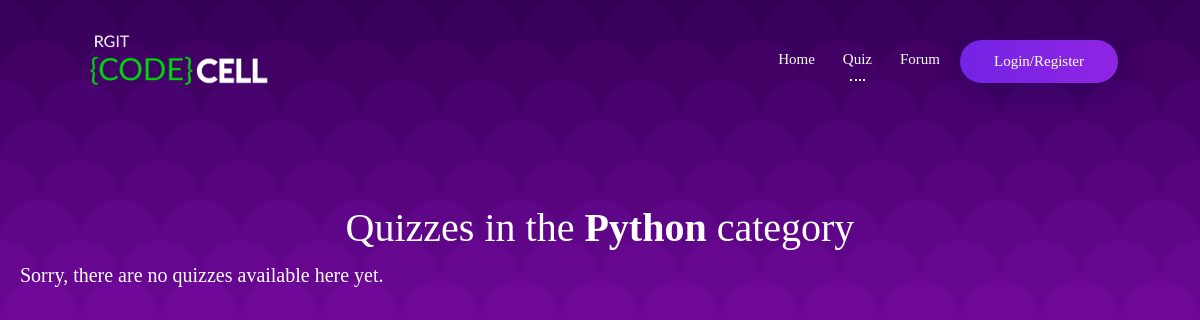
The page /quiz/Python/ on the database as committed earlier.
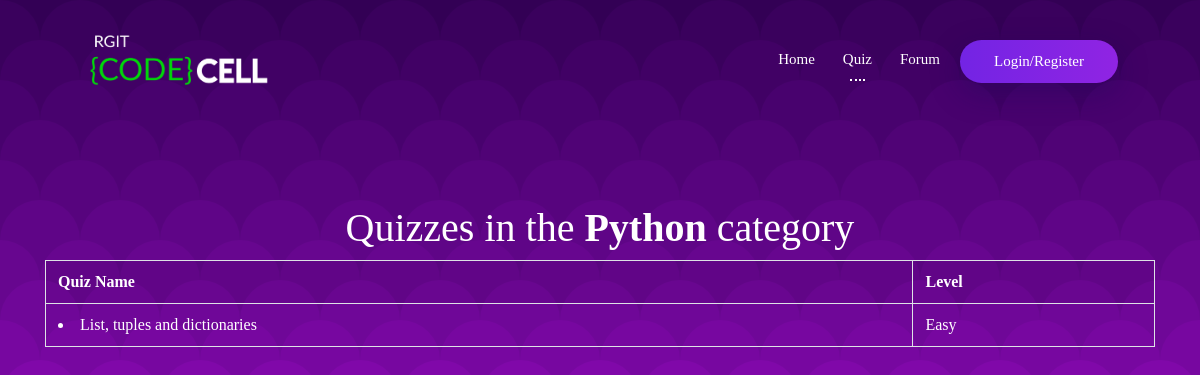
The same page on the database as committed later.
### Quiz/models.py (models this page shows, shortened)
class Quiz(models.Model):
    title = models.CharField(verbose_name= "Title", max_length = 50, blank = False)
    description = models.TextField(verbose_name = "Description", blank = True, help_text = "Quiz description")
    level = models.CharField(verbose_name = "Level", help_text = "Level of difficultly", max_length = 10,default = 'Easy',choices = (('Hard','Hard'),('Intermediate','Intermediate'),('Easy','Easy')))
    url = models.SlugField(max_length = 60, blank = False, help_text = "A user friendly url", verbose_name = "User Friendly Url")
    category = models.ForeignKey(Category, null = False, blank = True, verbose_name = "Category", on_delete = models.CASCADE)
    random_order = models.BooleanField(blank = False, default = True, verbose_name = "Random Order", help_text = "Display the questions in Random Order ?")
    max_questions = models.PositiveIntegerField(blank = False, null = False, default = 1, verbose_name = "Max_questions", help_text = "Number of questions to be displayed on each attempt")
    single_attempt = models.BooleanField(blank = False, default = False, help_text = "If selected, user will be allowed only one attempt for this quiz", verbose_name = "Single Attempt")
    pass_mark = models.PositiveSmallIntegerField(blank = True, default = 0, verbose_name = "Passing Marks", help_text = "Percentage required to pass", validators = [MaxValueValidator(100)])
    success_text = models.TextField(blank = True, help_text = "Displayed if user passes.", verbose_name = "Success Text")
    fail_text = models.TextField(blank = True, help_text = "Displayed if user fails", verbose_name = "Fail Text")
    draft = models.BooleanField(blank = True, default = False, verbose_name = "Draft", help_text = "Quiz won't be available to student if this is selected, only for internal assessment this quiz will be available")
    class Meta:
        verbose_name = "Quiz"
        verbose_name_plural = "Quizzes"

### Quiz/views.py (the view)
# urls.py: re_path(r'^(?P<category_name>[\w|W-]+)/$', views.View_Quizlist_by_Category.as_view(),name = 'Quiz_category_list_matching'),
class View_Quizlist_by_Category(ListView):
    model = Quiz
    template_name = 'Quiz/Quiz_category_list_matching.html'
    context_object_name = 'quiz_list'
    def dispatch(self, request , *args, **kwargs):
        self.category = get_object_or_404(Category, category = self.kwargs['category_name'])
        return super(View_Quizlist_by_Category, self).dispatch(request, *args, **kwargs)
    def get_context_data(self, **kwargs):
        context = super(View_Quizlist_by_Category, self).get_context_data(**kwargs)
        context['category'] = self.category
        return context
    def get_queryset(self):
        queryset = super(View_Quizlist_by_Category, self).get_queryset()
        return queryset.filter(category = self.category, draft = False)

### Quiz/templates/Quiz/Quiz_category_list_matching.html (shortened to what this page needs)
{% extends 'Accounts/base.html' %}
{% block content %}
{% load static %}
<link rel="stylesheet" href="{% static 'Accounts/css/loginPage.css' %}">
<link rel="stylesheet" href="{% static 'Accounts/css/loginPageResponsive.css' %}">
<header id="header">
  <div class="container">
    <nav class="navbar navbar-expand-lg">
      <div class="container">
        <a class="logo" href="{% url 'home' %}"><img src="{% static 'Accounts/assets/CodeCell Logo 1 copy.png' %}" width="200px;" alt=""/></a>
        <div class="collapse navbar-collapse" id="navbarContent">
          <ul class="navbar-nav ml-auto">
            <li class="nav-item">
              <a class="nav-link" href="{% url 'home' %}">Home</a>
            </li>
            <li class="nav-item">
              <a class="nav-link active" href="{% url 'quiz_category_list_all' %}" data-scroll-nav="5">Quiz</a>
            </li>
            <li class="nav-item">
              <a class="nav-link" href="{% url 'forum_home' %}">Forum</a>
            </li>
                        {% if user.is_authenticated %}
                        <li class="nav-item">
                            <a class="nav-link" href="{% url 'quiz_progress' %}">Progress</a>
                          </li>
                        <li class="nav-item">
                        <a class="nav-link download-btn" href="{%url 'logout'%}">Logout</a>
                        </li>
                        {% else %}
                        <li class="nav-item download-btn">
                            <a class="nav-link" href="{% url 'authenticate' %}">Login/Register</a>
                        </li>
                        {% endif %}
          </ul>
        </div>
      </div>
    </nav>
  </div>
<h1 style="color: white ;margin-top: 8%;text-align: center" > Quizzes in the <strong> {{ category.category }}</strong> category </h1>
{% if quiz_list %}
<div class="container">
<table class="table table-bordered table-striped table-hover">
    <tr>
        <th style="color: white">Quiz Name</th>
        <th style="color: white">Level</th>
    </tr>
    {% for quiz in quiz_list %}
    <tr>
    <td style="color: white">    <li><a style="color: white" href = "{% url 'quiz_detail' slug=quiz.url %}">{{ quiz.title }}</a></li> </td>
    <td style="color: white">{{ quiz.level }}</td>
    </tr>
    {% endfor %}
</table>
</div>
{% else %}
<p style="color: white;font-size: 20px;margin-left: 20px"> Sorry, there are no quizzes available here yet.</p>
{% endif %}
{% endblock %}

Rows that differ between the two databases and show on the page:
added Quiz: title "List, tuples and dictionaries", level "Easy"
Other text that changed with them:
text no longer shown: "Sorry, there are no quizzes available here yet."
text now shown: "Quiz Name Level"
